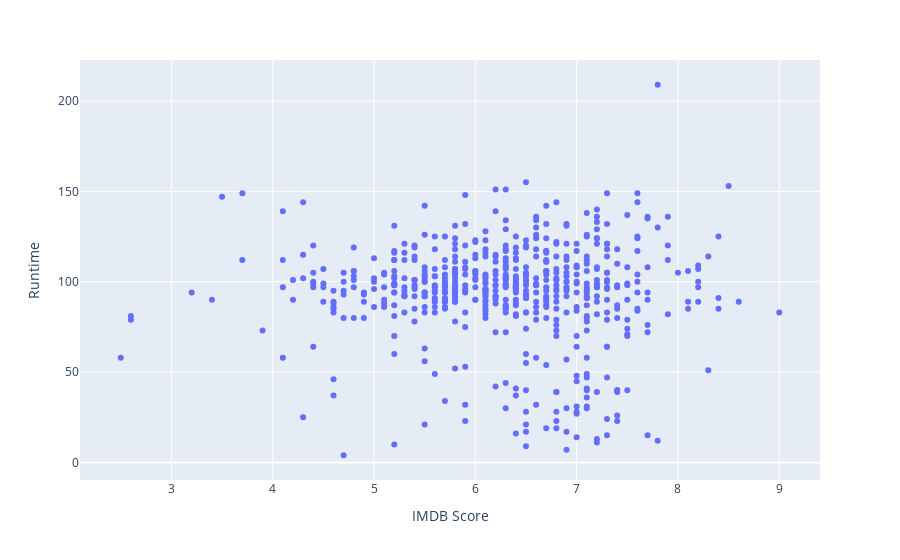

Write notebook code for a chart like this one.
### Code cell
fig = px.scatter(df, x='IMDB Score', y='Runtime')
fig.show()

### Figure 1 — Plotly figure (JSON) as saved in the notebook; plotly's stock layout.template omitted (floating-point values rounded to 4 significant figures; data arrays with more than 128 entries replaced by an {"elided": "..."} marker saying what was removed)
{"data": [{"hovertemplate": "IMDB Score=%{x}<br>Runtime=%{y}<extra></extra>", "legendgroup": "", "marker": {"color": "#636efa", "symbol": "circle"}, "mode": "markers", "name": "", "orientation": "v", "showlegend": false, "type": "scatter", "x": {"elided": "584 float values"}, "xaxis": "x", "y": {"elided": "584 int values"}, "yaxis": "y"}], "layout": {"legend": {"tracegroupgap": 0}, "margin": {"t": 60}, "xaxis": {"anchor": "y", "domain": [0, 1], "title": {"text": "IMDB Score"}}, "yaxis": {"anchor": "x", "domain": [0, 1], "title": {"text": "Runtime"}}}}
